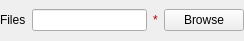
<ui version="4.0" >
 <class>MWRunFiles</class>
 <widget class="QWidget" name="MWRunFiles" >
  <property name="geometry" >
   <rect>
    <x>0</x>
    <y>0</y>
    <width>244</width>
    <height>41</height>
   </rect>
  </property>
  <property name="sizePolicy" >
   <sizepolicy vsizetype="Minimum" hsizetype="Preferred" >
    <horstretch>0</horstretch>
    <verstretch>41</verstretch>
   </sizepolicy>
  </property>
  <property name="windowTitle" >
   <string>Form</string>
  </property>
  <layout class="QGridLayout" name="gridLayout" >
   <property name="verticalSpacing" >
    <number>0</number>
   </property>
   <property name="margin" >
    <number>0</number>
   </property>
   <item row="0" column="1" >
    <widget class="QLineEdit" name="fileEditor" >
     <property name="sizePolicy" >
      <sizepolicy vsizetype="Fixed" hsizetype="Expanding" >
       <horstretch>0</horstretch>
       <verstretch>20</verstretch>
      </sizepolicy>
     </property>
    </widget>
   </item>
   <item row="0" column="2" >
    <widget class="QLabel" name="valid" >
     <property name="sizePolicy" >
      <sizepolicy vsizetype="Fixed" hsizetype="Fixed" >
       <horstretch>20</horstretch>
       <verstretch>20</verstretch>
      </sizepolicy>
     </property>
     <property name="palette" >
      <palette>
       <active>
        <colorrole role="WindowText" >
         <brush brushstyle="SolidPattern" >
          <color alpha="255" >
           <red>170</red>
           <green>0</green>
           <blue>0</blue>
          </color>
         </brush>
        </colorrole>
       </active>
       <inactive>
        <colorrole role="WindowText" >
         <brush brushstyle="SolidPattern" >
          <color alpha="255" >
           <red>170</red>
           <green>0</green>
           <blue>0</blue>
          </color>
         </brush>
        </colorrole>
       </inactive>
       <disabled>
        <colorrole role="WindowText" >
         <brush brushstyle="SolidPattern" >
          <color alpha="255" >
           <red>118</red>
           <green>116</green>
           <blue>108</blue>
          </color>
         </brush>
        </colorrole>
       </disabled>
      </palette>
     </property>
     <property name="text" >
      <string>*</string>
     </property>
    </widget>
   </item>
   <item row="0" column="3" >
    <widget class="QPushButton" name="browseBtn" >
     <property name="text" >
      <string>Browse</string>
     </property>
    </widget>
   </item>
   <item row="0" column="0" >
    <widget class="QLabel" name="textLabel" >
     <property name="text" >
      <string>Files</string>
     </property>
    </widget>
   </item>
  </layout>
 </widget>
 <resources/>
 <connections/>
</ui>
